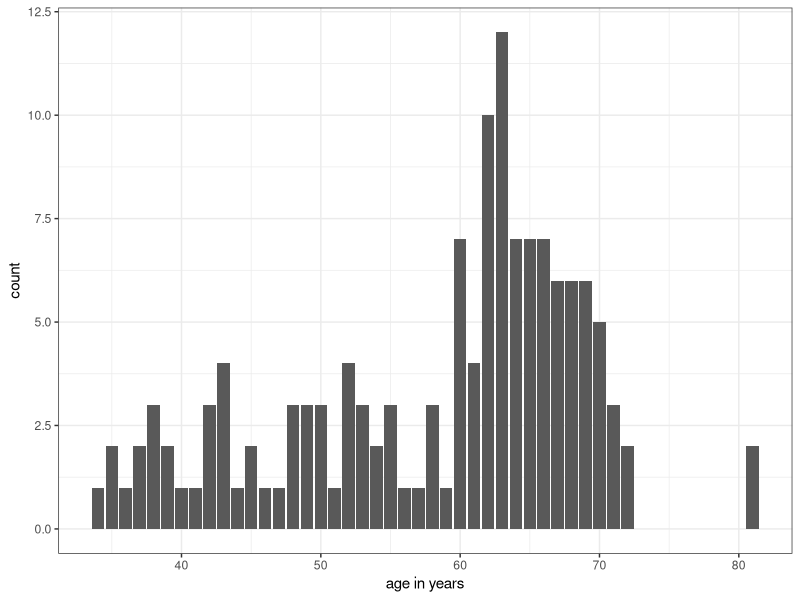
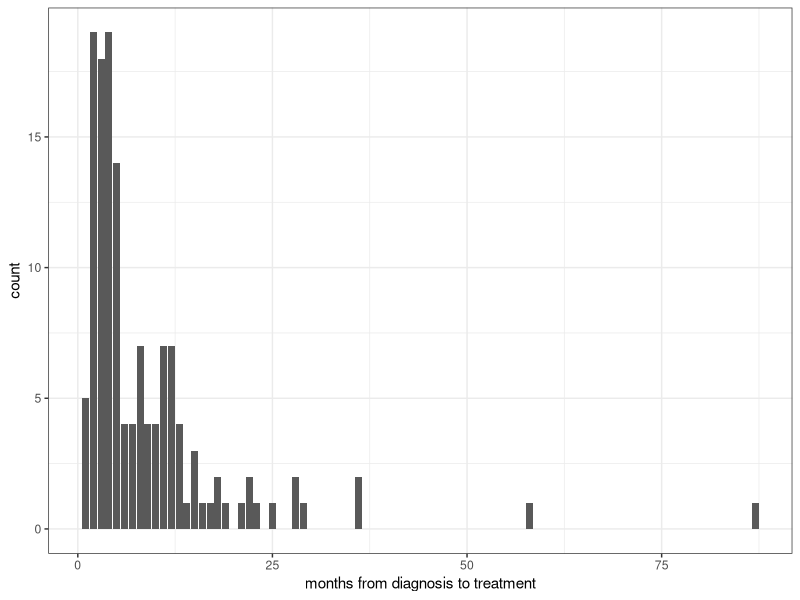
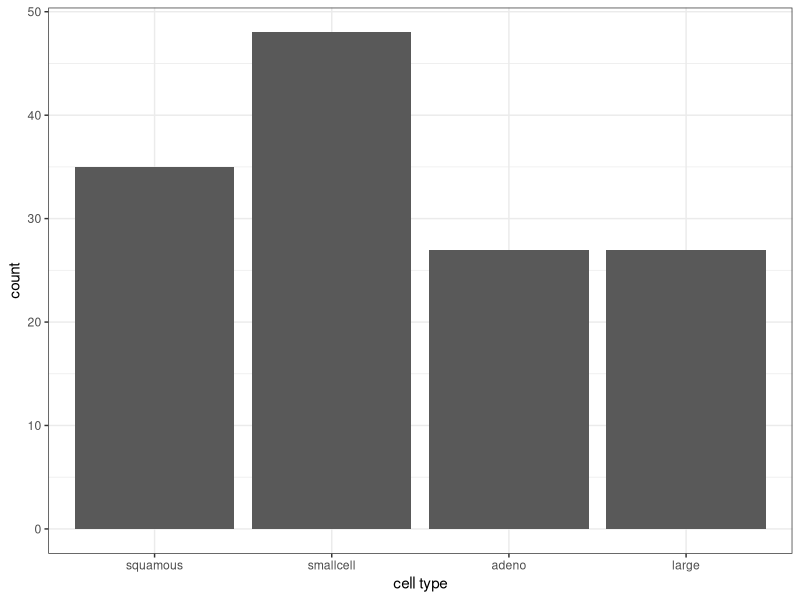
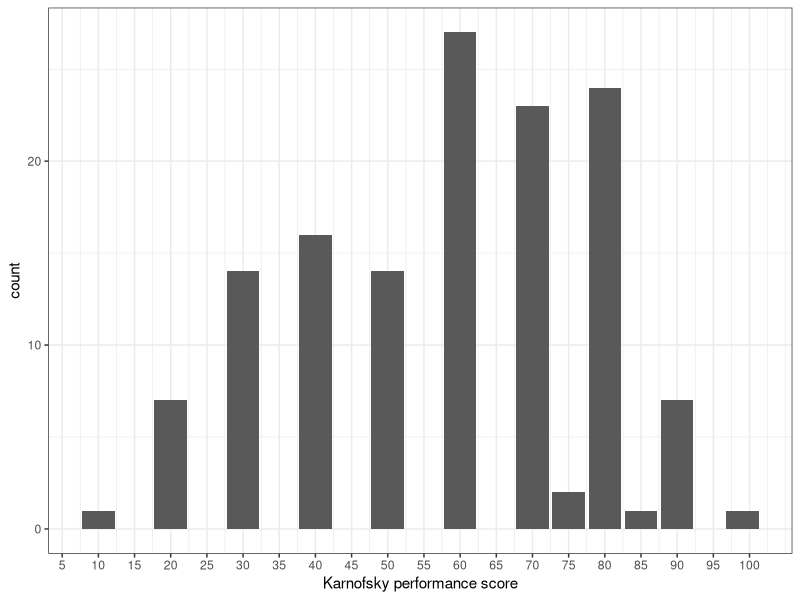
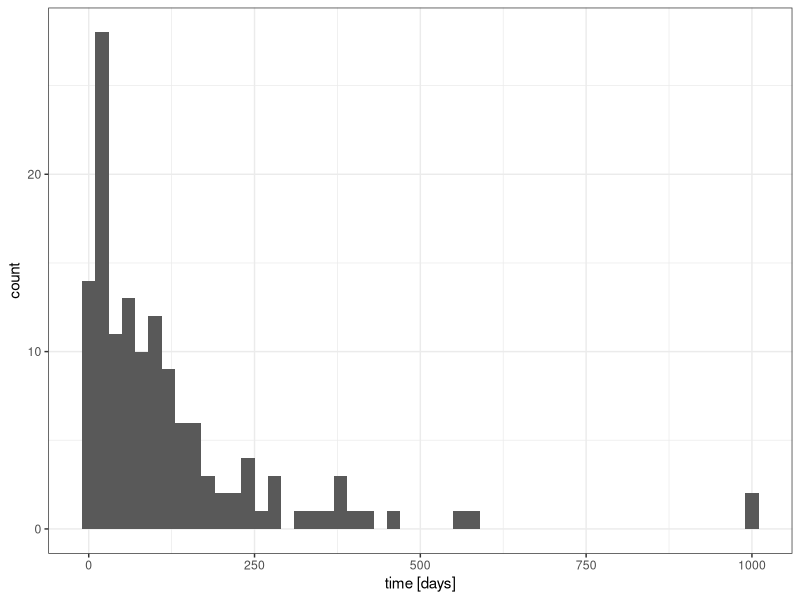

Write the R code that produced these figures, in order. (Note: this script raises an error after producing the figures.)
## ---- chunk 1
library(survival)
## ---- chunk 2
dat <- veteran
summary(veteran)
## ---- chunk 3
# preprocess: standard=0, test=1
dat$trt <- dat$trt - 1
treatment <- factor(dat$trt, levels=c(0,1), labels=c("standard", "test"))
table(treatment)
## ---- chunk 4
library(ggplot2)
ggplot(dat, aes(x=age)) + 
    geom_bar() + 
    xlab("age in years") +
    theme_bw()
## ---- chunk 5
ggplot(dat, aes(diagtime)) +
    geom_bar() + 
    xlab("months from diagnosis to treatment") +
    theme_bw()
## ---- chunk 6
ggplot(dat, aes(x=celltype)) + 
    geom_bar() + 
    xlab("cell type") + 
    theme_bw()
## ---- chunk 7
# preprocess, prior therapy 1=yes, 0=no
dat$prior <- dat$prior / 10
prior <- factor(dat$prior, levels=c(0,1), labels=c("no", "yes"))
table(prior)
## ---- chunk 8
ggplot(dat, aes(x=karno)) + 
    geom_bar() + 
    xlab("Karnofsky performance score") + 
    scale_x_continuous(breaks = seq(0, 100, by=5)) +
    theme_bw()
## ---- chunk 9
ggplot(dat, aes(x=time)) + 
    geom_histogram(binwidth=20) + 
    xlab("time [days]") + 
    theme_bw()
## ---- chunk 10
status <- factor(dat$status, levels=c(0, 1), labels = c("censored", "death"))
table(status)
## ---- chunk 11
# store preprocessed dataset
write.csv(dat, "../data/veteran_preprocessed.csv")
## ---- chunk 12

time <- c(2, 3, 3, 4, 4, 6, 7, 8, 10, 10)
event <- c(1, 1, 0, 1, 1, 0, 1, 0, 0, 1)

KM_curve <- function(time, event) {
  df <- data.frame(time = time, event = event)
  curve <- data.frame(time = c(0, unique(time)), proba = c(NA))

  S <- 1

  for (i in seq_along(curve$time)) {

    t <- curve$time[i]
    
    d <- sum(df[df$time == t,]$event)
    n <- nrow(df[df$time >= t,])

    S <- S * (1 - d/n)
    curve[i, "proba"] <- S    
  }

  return(curve)
}

curve <- KM_curve(time, event)
## ---- chunk 13

plot_survival_curve <- function(curve) {
  ggplot(curve, aes(x = time, y = proba)) +
    geom_step() +
    ylim(0, 1) +
    theme_minimal() +
    labs(x = "Time", y = "Probability", title = "Kaplan-Meier Survival Curve")
}

plot_survival_curve(curve)
## ---- chunk 14

dat <- dat[order(dat$week),]
rossi_curve <- KM_curve(dat$week, dat$arrest)

plot_survival_curve(rossi_curve)
## ---- chunk 15
library('stats')

time <- c(2, 3, 3, 4, 4, 6, 7, 8, 10, 10)
event <- c(1, 1, 0, 1, 1, 0, 1, 0, 0, 1)

moving_average <- function(x, n) {
  filter <- rep(1/n, n)
  stats::filter(x, filter, sides = 1, circular = F)
}

hazard_rate_curve <- function(time, event, filter_size) {
  df <- data.frame(time = time, event = event)
  curve <- data.frame(time = c(0, unique(time)), rate = c(NA))

  h <- 0

  for (i in seq_along(curve$time)) {

    t <- curve$time[i]
    
    d <- sum(df[df$time == t,]$event)
    n <- nrow(df[df$time >= t,])

    curve[i, "rate"] <- d/n
  }

  ma <- moving_average(curve$rate, filter_size)
  padding_size <- filter_size - 1
  padded_ma <- c(curve$rate[1:(padding_size)], ma[filter_size:length(curve$rate)])

  curve$rate <- padded_ma
  return(curve)
}

hazard_curve <- hazard_rate_curve(time, event, 3)
## ---- chunk 16

plot_hazard_curve <- function(curve) {
  ggplot(curve, aes(x = time, y = rate)) +
    geom_step() +
    theme_minimal() +
    labs(x = "Time", y = "Hazard Rate", title = "Hazard Rate Curve")
}

plot_hazard_curve(hazard_curve)
## ---- chunk 17

dat <- dat[order(dat$week),]
rossi_hazard_curve <- hazard_rate_curve(dat$week, dat$arrest, 7)

plot_hazard_curve(rossi_hazard_curve)
